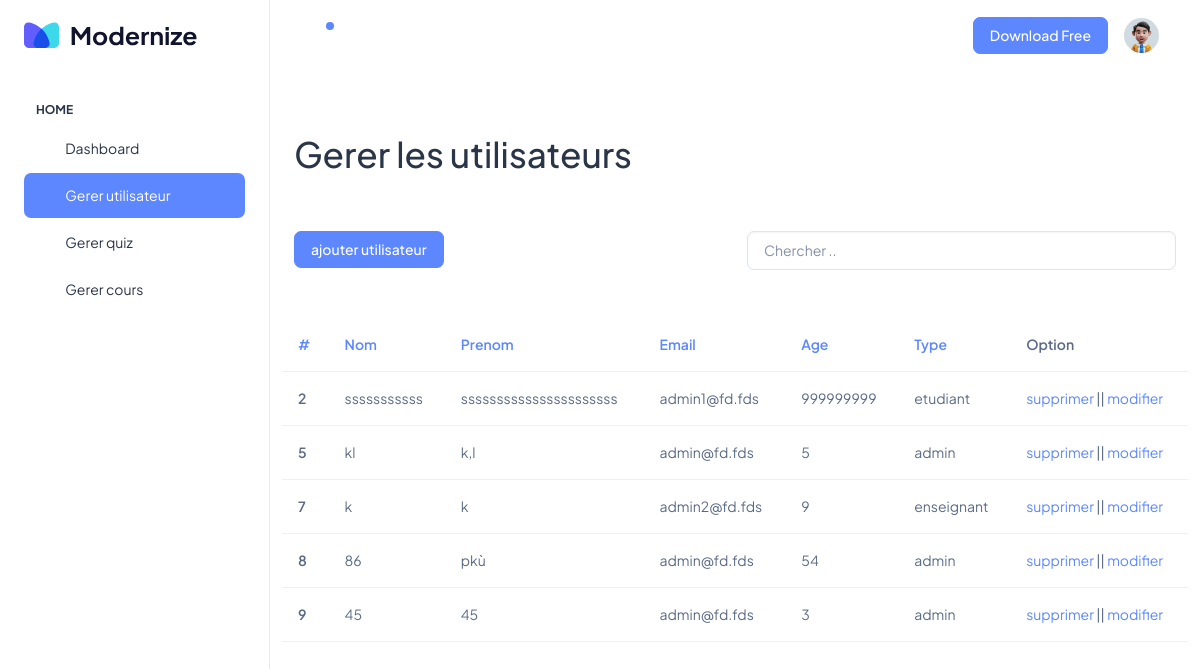
The app's page /view/backoffice/src/html/users.php (signed in) with its own data.
### tables this page shows
CREATE TABLE `users` (
  `id` int(11) NOT NULL,
  `nom` varchar(250) DEFAULT NULL,
  `prenom` varchar(250) NOT NULL,
  `email` varchar(250) NOT NULL,
  `password` varchar(250) NOT NULL,
  `age` int(11) NOT NULL,
  `type` varchar(250) NOT NULL
);

### controller/userC.php (called while the page is built, shortened)
<?php
class userC
{
    public function read()
    {
        $sql = "SELECT * FROM users";
        $db = config::getConnexion();
        try {
            $liste = $db->query($sql);
            return $liste;
        } catch (Exception $e) {
            die('Erreur:' . $e->getMessage());
        }
    }
}

### view/backoffice/src/html/users.php (the view, shortened to what this page needs)
<?php
include('../../../../controller/userC.php');
if (isset($_GET['search'])) {
  $userC = new userC();
  $users = $userC->search($_GET['search']);
} else if (isset($_GET['sort'])) {
  $userC = new userC();
  $users = $userC->sort($_GET['sort']);
} else {
  $userC = new userC();
  $users = $userC->read();
}
?>
<!doctype html>
<html lang="en">
<head>
  <link rel="stylesheet" href="../assets/css/styles.min.css" />
</head>
<body>
  <div class="page-wrapper" id="main-wrapper" data-layout="vertical" data-navbarbg="skin6" data-sidebartype="full" data-sidebar-position="fixed" data-header-position="fixed">
    <aside class="left-sidebar">
      <div>
        <div class="brand-logo d-flex align-items-center justify-content-between">
          <a href=# class="text-nowrap logo-img">
            <img src="../assets/images/logos/dark-logo.svg" width="180" alt="" />
          </a>
        </div>
        <?php include("side.php") ?>
      </div>
    </aside>
    <div class="body-wrapper">
      <header class="app-header">
        <nav class="navbar navbar-expand-lg navbar-light">
          <ul class="navbar-nav">
            <li class="nav-item">
              <a class="nav-link nav-icon-hover" href="javascript:void(0)">
                <i class="ti ti-bell-ringing"></i>
                <div class="notification bg-primary rounded-circle"></div>
              </a>
            </li>
          </ul>
          <div class="navbar-collapse justify-content-end px-0" id="navbarNav">
            <ul class="navbar-nav flex-row ms-auto align-items-center justify-content-end">
              <a href="https://adminmart.com/product/modernize-free-bootstrap-admin-dashboard/" target="_blank" class="btn btn-primary">Download Free</a>
              <li class="nav-item dropdown">
                <a class="nav-link nav-icon-hover" href="javascript:void(0)" id="drop2" data-bs-toggle="dropdown" aria-expanded="false">
                  <img src="../assets/images/profile/user-1.jpg" alt="" width="35" height="35" class="rounded-circle">
                </a>
              </li>
            </ul>
          </div>
        </nav>
      </header>
      <div class="container-fluid">
        <div class="row">
          <br>
          <h1 class="mt-5">Gerer les utilisateurs</h1>
          <br><br>
          <div class="mt-5">
            <div class="row">
              <div class="col-6">
                <a class="btn btn-primary" href="adduser.php">ajouter utilisateur</a>
              </div>
              <div class="col-6">
                <form action="?search" method="get">
                  <input type="text" class=" form-control" placeholder="Chercher .. " name="search">
                </form>
              </div>
            </div>
          </div>
          <table class="table mt-5">
            <thead>
              <tr>
                <th scope="col"><a href="?sort=id">#</a></th>
                <th scope="col"><a href="?sort=nom">Nom</a></th>
                <th scope="col"><a href="?sort=prenom">Prenom</a></th>
                <th scope="col"><a href="?sort=email">Email</a></th>
                <th scope="col"><a href="?sort=age">Age</a></th>
                <th scope="col"><a href="?sort=type">Type</a></th>
                <th scope="col">Option</th>
              </tr>
            </thead>
            <tbody>
              <?php
              foreach ($users as $u) {
              ?>
                <tr>
                  <th scope="row"><?= $u['id'] ?></th>
                  <td><?= $u['nom'] ?></td>
                  <td><?= $u['prenom'] ?></td>
                  <td><?= $u['email'] ?></td>
                  <td><?= $u['age'] ?></td>
                  <td><?= $u['type'] ?></td>
                  <td><a href="?delete=<?= $u['id'] ?>">supprimer</a> || <a href="updateuser.php?update=<?= $u['id'] ?>">modifier</a></td>
                </tr>
              <?php
              }
              ?>
            </tbody>
          </table>
        </div>
      </div>
    </div>
  </div>
</body>
</html>

### view/backoffice/src/html/side.php (shortened to what this page needs)
<nav class="sidebar-nav scroll-sidebar" data-simplebar="">
    <ul id="sidebarnav">
        <li class="nav-small-cap">
            <span class="hide-menu">Home</span>
        </li>
        <li class="sidebar-item">
            <a class="sidebar-link" href="./index.php" aria-expanded="false">
                <span>
                    <i class="ti ti-layout-dashboard"></i>
                </span>
                <span class="hide-menu">Dashboard</span>
            </a>
        </li>
        <?php
        if ($_SESSION['type'] == "admin") {
            echo ('<li class="sidebar-item">
            <a class="sidebar-link" href="./users.php" aria-expanded="false">
                <span>
                    <i class="ti ti-layout-dashboard"></i>
                </span>
                <span class="hide-menu">Gerer utilisateur</span>
            </a>
        </li>
        ');
        }
        ?>
        <li class="sidebar-item">
            <a class="sidebar-link" href="./quiz.php" aria-expanded="false">
                <span>
                    <i class="ti ti-layout-dashboard"></i>
                </span>
                <span class="hide-menu">Gerer quiz</span>
            </a>
        </li>
        <li class="sidebar-item">
            <a class="sidebar-link" href="./cours.php" aria-expanded="false">
                <span>
                    <i class="ti ti-layout-dashboard"></i>
                </span>
                <span class="hide-menu">Gerer cours</span>
            </a>
        </li>
    </ul>
</nav>

### records on screen
users: id "2", nom "sssssssssss", prenom "ssssssssssssssssssssss", email "admin1@fd.fds", age "999999999", type "etudiant"
users: id "5", nom "kl", prenom "k,l", email "admin@fd.fds", age "5", type "admin"
users: id "7", nom "k", prenom "k", email "admin2@fd.fds", age "9", type "enseignant"
users: id "8", nom "86", prenom "pkù", email "admin@fd.fds", age "54", type "admin"
users: id "9", nom "45", prenom "45", email "admin@fd.fds", age "3", type "admin"
